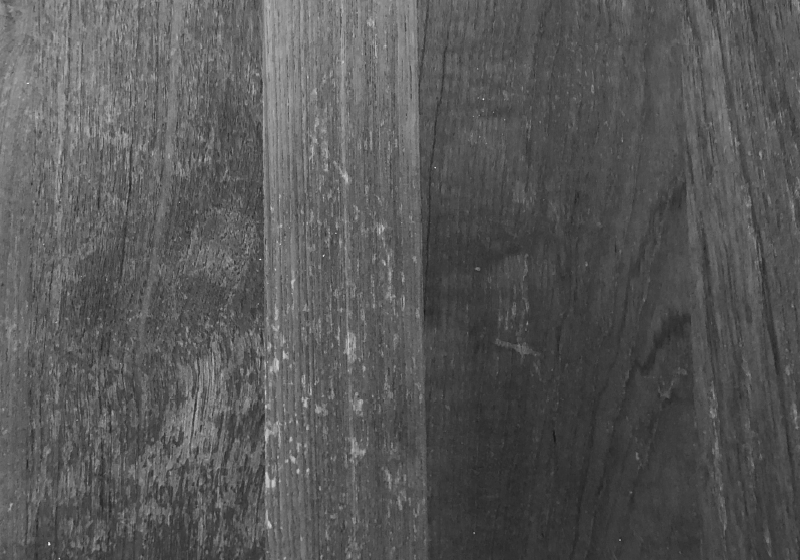
#> input picture Input/Sunday.PNG, 800 x 560 px
$ jupyter execute --allow-errors WoodChuck.ipynb
#> lines starting #> are read from the running program, lines starting #| are printed output that depends on the picture
# Homework Excercise

## Input:
 - Sunday.png -> an image of a wood surface just after processing
 - Monday.png -> an image the next day, after damage by a woodchuck

## Output:
  - an image with potential woodchuck damage marks marked

## Assume:
  all wood surfaces in the input look the same, and the mark left by the woodchucks is
  similar in size and area, but not identical

# Looking at the images:
 - grayscale images
 - different brightness -> equalize histograms
 - not aligned (looks like rotation)
 - one looks sharper

# Idea:
 - Need to align images (align 1st to second to preserve feature sharpness)
 - Stretch histogram
   - equalization and auto-calculation of alpha and beta smears feature
   - use simple linear stretch
 - Calcaulate diff image
 - Adaptive threshold (neighbourhood-based)
 - Connected Components Labeling - select round components of approx area

# Imports

[cell 1]
import cv2
import numpy as np
import os

# For displaying images in the notebook
from IPython.display import Image

# Helper Methods

## Image Alignment

[cell 2]
def alignImages(img1, img2,
                max_features = 500, good_match_percent = 15,
                do_show_matches = False):
  # Based on https://learnopencv.com/feature-based-image-alignment-using-opencv-c-python/
  # and https://www.pyimagesearch.com/2020/08/31/image-alignment-and-registration-with-opencv/

  #Initialize feature detector -> Use ORB (open and available)
  orb = cv2.ORB_create(max_features)

  # Detect features
  keypoints1, descriptors1 = orb.detectAndCompute(img1, None)
  keypoints2, descriptors2 = orb.detectAndCompute(img2, None)

  # Match features.
  matcher = cv2.DescriptorMatcher_create(cv2.DESCRIPTOR_MATCHER_BRUTEFORCE_HAMMING)
  matches = matcher.match(descriptors1, descriptors2, None)

  # Sort matches by score
  matches.sort(key=lambda x: x.distance, reverse=False)

  # Keep best matches
  numGoodMatches = int(len(matches) * good_match_percent/100.0)
  matches = matches[:numGoodMatches]

  # Draw top matches
  if do_show_matches:
    imMatches = cv2.drawMatches(img1, keypoints1, img2, keypoints2, matches, None)
    cv2.imwrite("matches.png", imMatches)

  # Extract location of good matches
  points1 = np.zeros((len(matches), 2), dtype=np.float32)
  points2 = np.zeros((len(matches), 2), dtype=np.float32)

  for i, match in enumerate(matches):
    points1[i, :] = keypoints1[match.queryIdx].pt
    points2[i, :] = keypoints2[match.trainIdx].pt

  # Find homography
  h, mask = cv2.findHomography(points1, points2, cv2.RANSAC)

  # Use homography
  height, width = img2.shape
  im1Reg = cv2.warpPerspective(img1, h, (width, height), borderMode=cv2.BORDER_REPLICATE)

  return im1Reg

## Linear Stretching

[cell 3]
def linearStretch(img):
  # Simple linear stretch of pixel intensities
  return ((img-np.amin(img))/(np.amax(img)-np.amin(img))*255)

# Here we go...

[cell 4]
def detectFeature(img1, img2, do_show_matches = False):

  # Linear stretch of the test image
  img2_st = linearStretch(img2[15:-15, 15:-15]) # TODO: crude cropping. better crop by bbox of 1

  # Align (warp) source image to test
  img1_w = alignImages(img1, img2, do_show_matches=do_show_matches)

  # ...and stretch it too
  img1_w_st = linearStretch(img1_w[15:-15, 15:-15]) # Note the crop

  # Calculate the diff and stretch for contrast
  img_diff = linearStretch(img1_w_st-img2_st).astype(np.uint8)

  # Calculate adaptive threshold around each pixel:
  #  adaptive threshold block size: large enough to contrast the whole feature we're looking for
  #  offset constant: subtract that from the weighted mean calculated for better contrast
  img_thresh  = cv2.adaptiveThreshold(img_diff,
                                      255,
                                      cv2.ADAPTIVE_THRESH_GAUSSIAN_C,
                                      cv2.THRESH_BINARY,
                                      25,-15)

  # Connected Components Labeling
  num, img, stats, centroids = cv2.connectedComponentsWithStats(img_thresh,
                                                                connectivity=4)

  # Keep CC of specific area and shape
  # TODO: Crude implementation of "roundness". Could do better...
  points = []
  for l, (x,y) in enumerate(centroids):
    if (20 < stats[l][cv2.CC_STAT_AREA] < 50 and
        0.8 < stats[l][cv2.CC_STAT_WIDTH]/stats[l][cv2.CC_STAT_HEIGHT] < 1.2):
      points.append((round(x)+15, round(y)+15))  # Note the crop compensation offset here

  # Draw overlay of potential features on the original second image
  img_detect = cv2.cvtColor(img2, cv2.COLOR_GRAY2BGR) # Convert to color so that we can draw in color
  for (x,y) in points:
      cv2.circle(img_detect, (round(x), round(y)), 7, (0,0,255), 2) # Add red circle

  return img_detect

# Test on given input

[cell 5]
img1 = cv2.imread(os.path.join('Input','Sunday.PNG'), cv2.IMREAD_GRAYSCALE)
#> img1 is the input picture: shape (560, 800); min 22, max 240, mean 87.2
img2 = cv2.imread(os.path.join('Input', 'Monday.PNG'), cv2.IMREAD_GRAYSCALE)
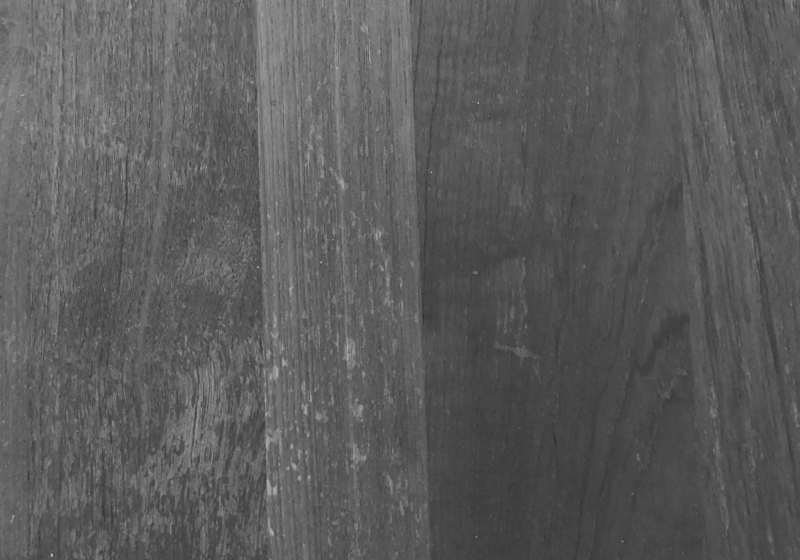
#> input picture Input/Monday.PNG, 800 x 560 px
#> img2 is the input picture: shape (560, 800); min 48, max 193, mean 91.3

#> (the rest of this cell did not finish here and is left out)

#> in linearStretch, `return ((img-np.amin(img))/(np.amax(img)-np.amin(img))*255)`:
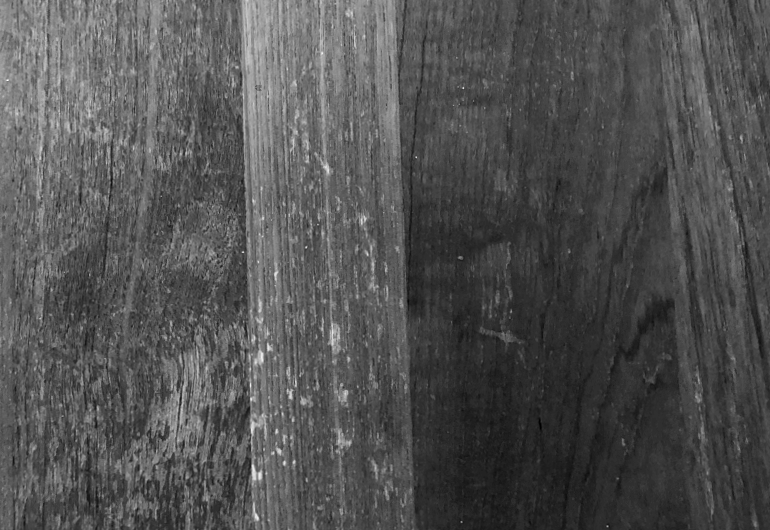
#> returned value: shape (530, 770) float64; min 0, max 255, mean 82.5
#> in alignImages, `keypoints1, descriptors1 = orb.detectAndCompute(img1, None)`: keypoints1 = 498 keypoints; strongest (x, y, size): (265, 406, 31), (297, 471, 31), (270, 526, 31), (305, 405, 31)
#> in alignImages, `keypoints2, descriptors2 = orb.detectAndCompute(img2, None)`: keypoints2 = 445 keypoints; strongest (x, y, size): (266, 414, 31), (299, 478, 31), (272, 485, 31), (283, 364, 31)
#> in alignImages, `matches = matcher.match(descriptors1, descriptors2, None)`: matches = 498 matches
cv2.imwrite('Out.png', img_out)

Image(filename='Out.png')

# Test on another (synthetic) input

[cell 6]
Image(filename=os.path.join('Input', 'Tuesday.PNG'))

[cell 7]
img1 = cv2.imread(os.path.join('Input','Sunday.PNG'), cv2.IMREAD_GRAYSCALE)
img2 = cv2.imread(os.path.join('Input', 'Tuesday.PNG'), cv2.IMREAD_GRAYSCALE)
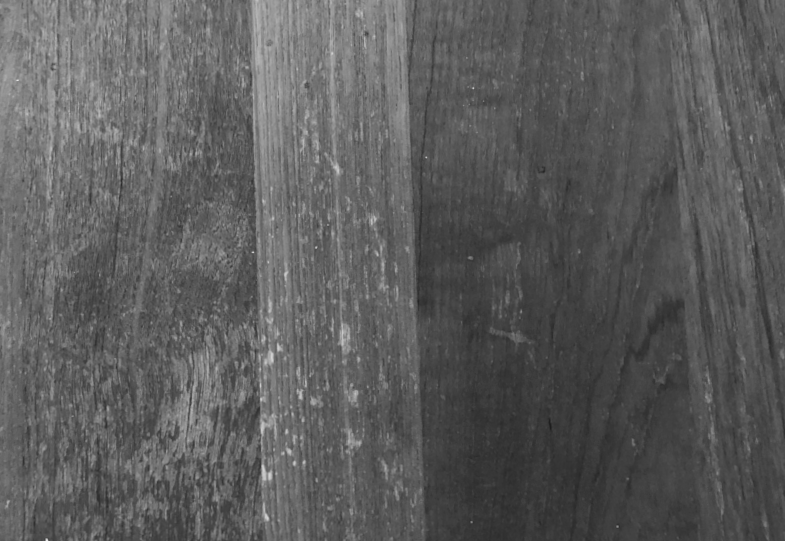
#> input picture Input/Tuesday.PNG, 785 x 541 px
#> img2 is the input picture: shape (541, 785); min 29, max 227, mean 92.3

#> (the rest of this cell did not finish here and is left out)

#> in linearStretch (call 2), `return ((img-np.amin(img))/(np.amax(img)-np.amin(img))*255)`:
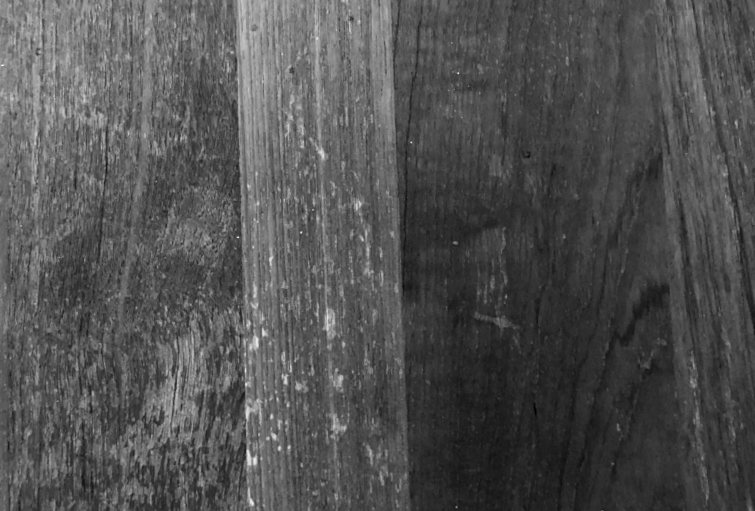
#> returned value: shape (511, 755) float64; min 0, max 255, mean 81.9
#> in alignImages (call 2), `keypoints2, descriptors2 = orb.detectAndCompute(img2, None)`: keypoints2 = 498 keypoints; strongest (x, y, size): (261, 399, 31), (294, 463, 31), (253, 252, 31), (267, 470, 31)
cv2.imwrite('Out_test.png', img_out_test)

Image(filename='Out_test.png')
